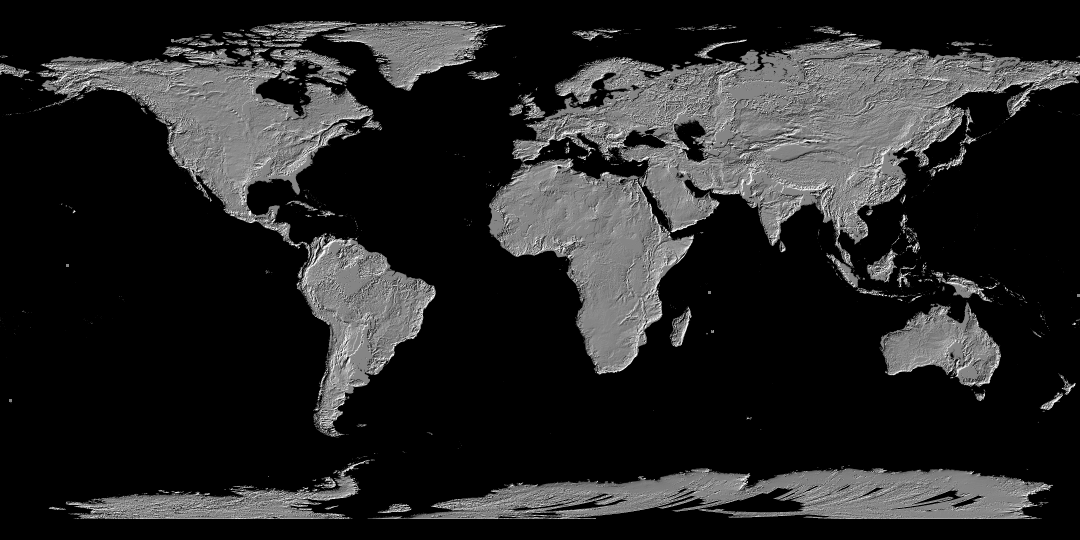
#> input picture Earth/Earth-BW.png, 4320 x 2160 px (shown at 1/4 size); its folder holds only this picture in this run
$ python Generate-Lithophane.py
#> lines starting #> are read from the running program, lines starting #| are printed output that depends on the picture
import numpy as np
from stl import mesh
import matplotlib.pyplot as plt
from PIL import Image
from tqdm import tqdm
from math import cos, sin, sqrt, acos, asin, atan, pi

from argparse import ArgumentParser


parser = ArgumentParser()
parser.add_argument("-s", "--solar", dest="solar", help="Generated Solar Object (Default is Earth)", default="Earth")
parser.add_argument("-d", "--dia", type=int, dest="dia", help="Outer Diameter Of the Planet", default="120")
parser.add_argument("-w", "--wall", type=int, dest="wall", help="Wall Thickness", default="3")
parser.add_argument("-i", "--inside", type=float, dest="inside", help="Inside Depth", default="0")
parser.add_argument("-o", "--outside", type=float, dest="outside", help="Outside Depth", default="2.2")
parser.add_argument("-f", "--freq", type=int, dest="freq", help="Division Factor", default="200")
args = parser.parse_args()

# pip install numpy-stl
# pip install tqdm
#
#####################################################################
# 2018-03-01 by Uwe Zimmermann
# uwe.zimmermann@sciencetronics.com
#####################################################################

#####################################################################
# user settings
#####################################################################
dia          = args.dia     # outer diameter of the globe
wall         = args.wall       # undisturbed wall thickness

#    the image map is carved from the outside and inside
#    into the undisturbed wall thickness
inner_depth  = args.inside     # depth of carving on inside
outer_depth  = args.outside     # depth of carving on outside

# freq=1 gives 10 pixels along the equator,
# multiplies with the division factor
freq         = args.freq      # division factor


if args.inside > 0:
	POS = "Inside"
	outer_depth  = 0     # depth of carving on outside
else:
	POS = "Outside"
	inner_depth  = 0     # depth of carving on inside

# using the grayscale map from https://asterweb.jpl.nasa.gov/gdem.asp
# mapfilename  = 'checkerboard.jpg'
# mapfilename  = 'GDEM-10km-BW.png'
mapfilename  = args.solar + "/" + args.solar + "-BW.png"

savefilename = args.solar + "/" + args.solar + "_" + POS + "_" + str(args.freq) + ".stl"

progress     = True    # display a progress bar - doesn't work in IDLE

####################################################################
# internals
####################################################################

outer_radius = dia / 2
inner_radius = outer_radius - wall

print('loading image...')
img=Image.open(mapfilename)
#> img is the input picture: PIL image 4320x2160 L; min 0, max 255, mean 37.5

# downscaling the image map
longsteps = 10*freq
latsteps  = 3*freq + 1
print('resizing image...')
img=img.convert(mode="L")
img=img.resize((longsteps,latsteps),resample=Image.BICUBIC)
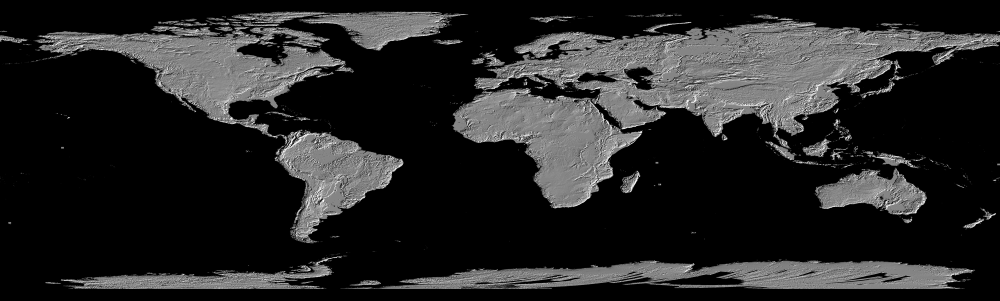
#> img: PIL image 2000x601 L (shown at 1/2 size); min 0, max 255, mean 37.6
print('transforming image...')
pix = np.array(img.getdata()).reshape(img.size[0], img.size[1], 1, order='F')
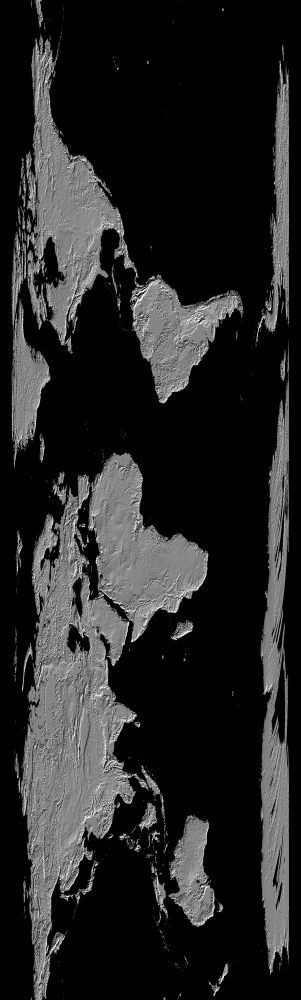
#> pix: shape (2000, 601, 1) int64 (shown at 1/2 size); min 0, max 255, mean 37.6
inner_delta = inner_depth/np.amax(pix)
#> inner_delta = 0
outer_delta = outer_depth/np.amax(pix)
#> outer_delta = 0.00863

# [143 lines left out: functions long, lat, vnormalize, divide_triangle, geodesic, not called in this run]

def geodesic_mesh(freq):
  # now we should have all vertices in the array.... we JUST have to sort out, which one is where
#> (the run stopped early here; a loop or call above may not have finished)
